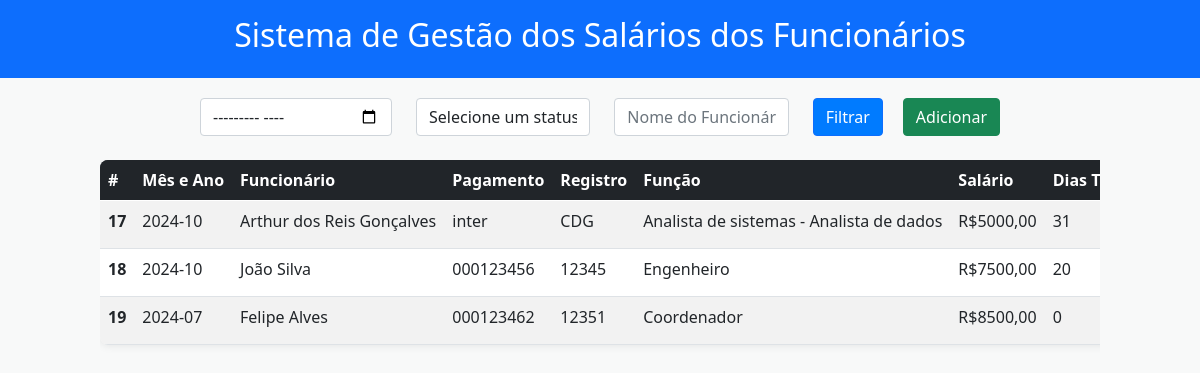
/index_salario/, run on an earlier commit of the app's database.
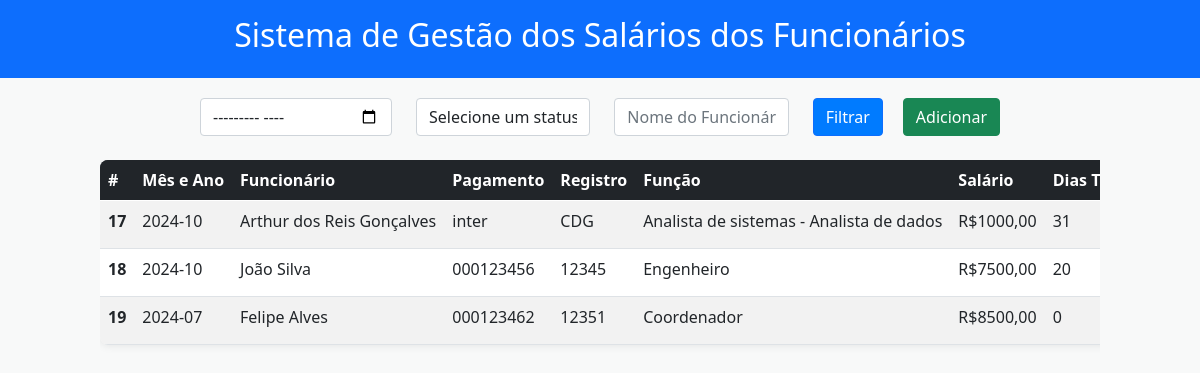
And on a later commit of the database.
### app/models.py (models this page shows, shortened)
class PlanSalario(models.Model):
    funcionario = models.ForeignKey(Funcionarios, on_delete=models.CASCADE, verbose_name='Funcionário')
    mesAno = models.CharField(max_length=15, verbose_name='Mês e Ano')  # Alterado para CharField, conforme solicitado
    dias_trabalhados = models.IntegerField(verbose_name='Dias Trabalhados')
    qtde_dias_Mes = models.IntegerField(verbose_name='Qtde dias do mes')
    arred = models.DecimalField(max_digits=10, decimal_places=2, verbose_name='Arredondamento')
    ferias = models.DecimalField(max_digits=10, decimal_places=2, verbose_name='Férias')
    decimo_terceiro_ferias = models.DecimalField(max_digits=10, decimal_places=2, verbose_name='13º de Férias')
    periculosidade = models.DecimalField(max_digits=10, decimal_places=2, verbose_name='Periculosidade')
    salario_familia = models.DecimalField(max_digits=10, decimal_places=2, verbose_name='Salário Família')
    outras_entradas = models.DecimalField(max_digits=10, decimal_places=2, verbose_name='Outras Entradas')
    ir_ferias = models.DecimalField(max_digits=10, decimal_places=2, verbose_name='IR Férias')
    vales_e_faltas = models.DecimalField(max_digits=10, decimal_places=2, verbose_name='Vales e Faltas')
    vt = models.DecimalField(max_digits=10, decimal_places=2, verbose_name='Vale Transporte')
    troco = models.DecimalField(max_digits=10, decimal_places=2, verbose_name='Troco')
    geral = models.DecimalField(max_digits=10, decimal_places=2, verbose_name='Geral')

class Funcionarios(models.Model):
    cpf_validator = RegexValidator(
        r'^\d{11}$',
        'O CPF deve ter 11 dígitos numéricos.'
    )
    def validate_date_format(value):
        """Valida se o campo segue o formato de data 'YYYY-MM-DD'."""
        if not re.match(r'\d{4}-\d{2}-\d{2}', value):
            raise ValidationError('A data deve estar no formato YYYY-MM-DD.')
    nome = models.CharField(max_length=150, verbose_name='Nome')
    registro = models.CharField(max_length=50, verbose_name='Registro')
    funcao = models.CharField(max_length=100, verbose_name='Função')
    data_nascimento = models.CharField(
        max_length=100,
        verbose_name='Data de Nascimento',
        validators=[validate_date_format]
    )
    data_admissao = models.CharField(
        max_length=100,
        verbose_name='Data de Admissão',
        validators=[validate_date_format]
    )
    cpf = models.CharField(max_length=11, validators=[cpf_validator], unique=True, verbose_name='CPF')
    conta_inter = models.CharField(max_length=20, verbose_name='Conta Inter')
    ultimo_exame = models.CharField(
        max_length=100,
        null=True,
        blank=True,
        verbose_name='Último Exame',
        validators=[validate_date_format]
    )
    proximo_exame = models.CharField(
        max_length=100,
        null=True,
        blank=True,
        verbose_name='Próximo Exame',
        validators=[validate_date_format]
    )
    email = models.EmailField(max_length=100, validators=[EmailValidator()], unique=True, verbose_name='Email')
    salario = models.DecimalField(max_digits=10, decimal_places=2, verbose_name='Salário')
    status = models.CharField(max_length=50, verbose_name='Status')
    cargo = models.CharField(max_length=50, verbose_name='Status')

### app/views.py (the view)
# urls.py: path('index_salario/', index_salario, name='index_salario'),
def index_salario(request):
    mesAno = request.GET.get('mesAno')
    status = request.GET.get('status')
    nome = request.GET.get('nome')
    salarios = PlanSalario.objects.all().select_related('funcionario')
    if mesAno:
        salarios = salarios.filter(mesAno=mesAno)
    if status:
        salarios = salarios.filter(funcionario__status=status)
    if nome:
        salarios = salarios.filter(funcionario__nome__icontains=nome)
    data = {'db': salarios}
    return render(request, 'Salarios/index_salario.html', data)

### app/templates/Salarios/index_salario.html (shortened to what this page needs)
<!DOCTYPE html>
<html lang="pt-br">
<head>
    <link href="https://cdn.jsdelivr.net/npm/bootstrap@5.0.2/dist/css/bootstrap.min.css" rel="stylesheet">
</head>
<body>
    <header class="bg-primary text-white text-center py-3">
        <h2>Sistema de Gestão dos Salários dos Funcionários</h2>
    </header>
    <div class="col-12 col-md-8 m-auto text-center">
        <form method="GET" action="{% url 'index_salario' %}">
            <div class="row">
                <div class="col">
                    <input type="month" class="form-control" name="mesAno" placeholder="Mês/Ano">
                </div>
                <div class="col">
                    <select id="status" name="status" class="form-control">
                        <option value="">Selecione um status</option>
                    </select>
                </div>
                <div class="col">
                    <input type="text" class="form-control" name="nome" placeholder="Nome do Funcionário">
                </div>
                <div class="col">
                    <div id="botoes-iniciais">
                        <button type="submit" class="btn btn-primary mb-4">Filtrar</button>
                        <a href="/form_salario" class="btn btn-success mb-4">Adicionar</a>
                    </div>
                </div>
            </div>
        </form>
    </div>
    <div class="col-12 col-md-10 m-auto">
        <div class="table-responsive">
            <table class="table table-striped table-hover">
                <thead class="table-dark">
                    <tr>
                        <th scope="col">#</th>
                        <th scope="col">Mês e Ano</th>
                        <th scope="col">Funcionário</th>
                        <th scope="col">Pagamento</th>
                        <th scope="col">Registro</th>
                        <th scope="col">Função</th>
                        <th scope="col">Salário</th>
                        <th scope="col">Dias Trabalhados</th>
                    </tr>
                </thead>
                <tbody>
                  {% for planfuncionario in db %}
                    <tr>
                        <th scope="row">{{ planfuncionario.id }}</th>
                        <td>{{ planfuncionario.mesAno }}</td>
                        <td>{{ planfuncionario.funcionario.nome }}</td>
                        <td>{{ planfuncionario.funcionario.conta_inter }}</td>
                        <td>{{ planfuncionario.funcionario.registro }}</td>
                        <td>{{ planfuncionario.funcionario.funcao }}</td>
                        <td>R${{ planfuncionario.funcionario.salario }}</td>
                        <td>{{ planfuncionario.dias_trabalhados }}</td>
                    </tr>
                  {% empty %}
                    <tr>
                        <td colspan="19" class="text-center">Nenhum plano de funcionário encontrado.</td>
                        <td colspan="19" class="text-center">Atualize a página ou entre em contato com o Dev. <strong>arthurreisgonc@gmail.com</strong></td>
                    </tr>
                  {% endfor %}
                </tbody>
            </table>
        </div>
    </div>
</body>
</html>

What changed in the data, as far as the page shows it:
changed through a linked row, PlanSalario "Arthur dos Reis Gonçalves": funcionario.salario "5000,00" → "1000,00"
